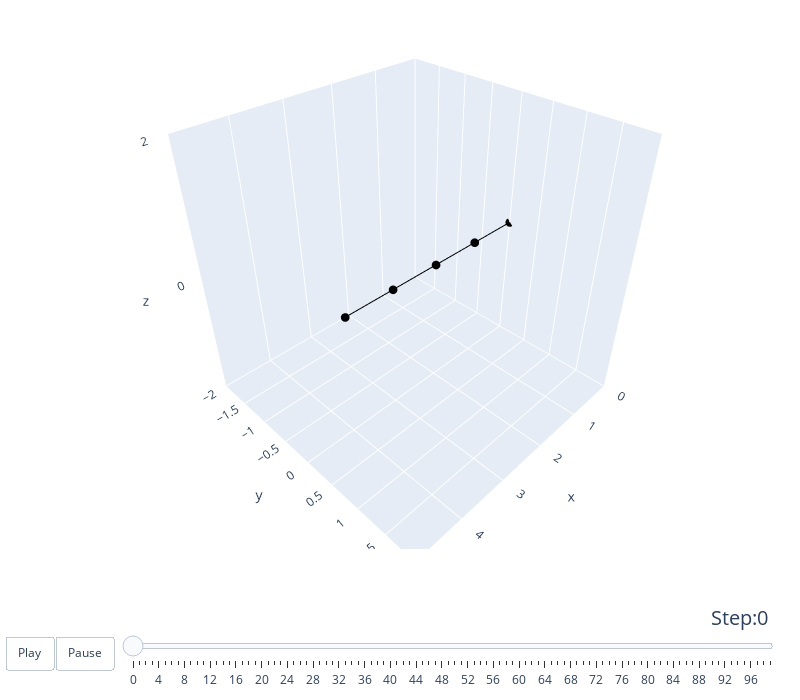

The notebook cell this image was saved under:
### Code cell
fig_dict = {
    'frames': [],
}

sliders_dict = {
    "active": 0,
    "yanchor": "top",
    "xanchor": "left",
    "currentvalue": {
        "font": {"size": 20},
        "prefix": "Step:",
        "visible": True,
        "xanchor": "right"
    },
    "transition": {"duration": 10, "easing": "cubic-in-out"},
    "pad": {"b": 10, "t": 50},
    "len": 0.9,
    "x": 0.1,
    "y": 0,
    "steps": []
}

fig_dict['layout'] = go.Layout(
    width=800,
    height=700,
    hoverdistance=-1,
    hovermode='closest',
    scene = dict(
        xaxis = dict(range=[0,5]), 
        yaxis = dict(range=[-2,2]), 
        zaxis = dict(range=[-2,2]),
        aspectratio=dict(x=1, y=1, z=1),
    ),
    margin=dict(r=20, l=5, b=5, t=5),
    updatemenus=[{'buttons':[
            {
                "args": [None, {"frame": {"duration": 10, "redraw": True},
                                "fromcurrent": True, "transition": {"duration": 10,
                                                                    "easing": "quadratic-in-out"}}],
                "label": "Play",
                "method": "animate"
            },
            {
                "args": [[None], {"frame": {"duration": 0, "redraw": True},
                                  "mode": "immediate",
                                  "transition": {"duration": 0}}],
                "label": "Pause",
                "method": "animate"
            }
        ],
        'direction': 'left',
        "pad": {"r": 10, "t": 87},
        "showactive": False,
        "type": "buttons",
        "x": 0.1,
        "xanchor": "right",
        "y": 0,
        "yanchor": "top"
    }],
    
)

for i in range(N): 
    data=go.Scatter3d(
        x=coords[i][:, 0], y=coords[i][:, 1], z=coords[i][:, 2],
        marker=dict(
            size=3,
            color='black',
        ),
        line=dict(
            color='black',
            width=2
        )
    )
    frame = dict(data=data, name=str(i))
    if i == 0: 
        fig_dict['data'] = [data]
    fig_dict['frames'].append(frame)
    slider_step = {"args": [[i],
        {"frame": {"duration": 300, "redraw": True},
         "mode": "immediate",
         "transition": {"duration": 300}}
    ],
        "label": str(i),
        "method": "animate"}
    sliders_dict["steps"].append(slider_step)

fig_dict["layout"]["sliders"] = [sliders_dict]

fig = go.Figure(fig_dict)

fig.show()

### Figure 1 — Plotly figure (JSON) as saved in the notebook; plotly's stock layout.template omitted (floating-point values rounded to 4 significant figures)
{"data": [{"line": {"color": "black", "width": 2}, "marker": {"color": "black", "size": 3}, "type": "scatter3d", "x": [0, 1, 2, 3, 4], "y": [0, 0, 0, 0, 0], "z": [0, 0, -2.449e-16, -7.348e-16, -1.47e-15]}], "layout": {"height": 700, "hoverdistance": -1, "hovermode": "closest", "margin": {"b": 5, "l": 5, "r": 20, "t": 5}, "scene": {"aspectratio": {"x": 1, "y": 1, "z": 1}, "xaxis": {"range": [0, 5]}, "yaxis": {"range": [-2, 2]}, "zaxis": {"range": [-2, 2]}}, "sliders": [{"active": 0, "currentvalue": {"font": {"size": 20}, "prefix": "Step:", "visible": true, "xanchor": "right"}, "len": 0.9, "pad": {"b": 10, "t": 50}, "steps": [{"args": [[0], {"frame": {"duration": 300, "redraw": true}, "mode": "immediate", "transition": {"duration": 300}}], "label": "0", "method": "animate"}, {"args": [[1], {"frame": {"duration": 300, "redraw": true}, "mode": "immediate", "transition": {"duration": 300}}], "label": "1", "method": "animate"}, {"args": [[2], {"frame": {"duration": 300, "redraw": true}, "mode": "immediate", "transition": {"duration": 300}}], "label": "2", "method": "animate"}, {"args": [[3], {"frame": {"duration": 300, "redraw": true}, "mode": "immediate", "transition": {"duration": 300}}], "label": "3", "method": "animate"}, {"args": [[4], {"frame": {"duration": 300, "redraw": true}, "mode": "immediate", "transition": {"duration": 300}}], "label": "4", "method": "animate"}, {"args": [[5], {"frame": {"duration": 300, "redraw": true}, "mode": "immediate", "transition": {"duration": 300}}], "label": "5", "method": "animate"}, {"args": [[6], {"frame": {"duration": 300, "redraw": true}, "mode": "immediate", "transition": {"duration": 300}}], "label": "6", "method": "animate"}, {"args": [[7], {"frame": {"duration": 300, "redraw": true}, "mode": "immediate", "transition": {"duration": 300}}], "label": "7", "method": "animate"}, {"args": [[8], {"frame": {"duration": 300, "redraw": true}, "mode": "immediate", "transition": {"duration": 300}}], "label": "8", "method": "animate"}, {"args": [[9], {"frame": {"duration": 300, "redraw": true}, "mode": "immediate", "transition": {"duration": 300}}], "label": "9", "method": "animate"}, {"args": [[10], {"frame": {"duration": 300, "redraw": true}, "mode": "immediate", "transition": {"duration": 300}}], "label": "10", "method": "animate"}, {"args": [[11], {"frame": {"duration": 300, "redraw": true}, "mode": "immediate", "transition": {"duration": 300}}], "label": "11", "method": "animate"}, {"args": [[12], {"frame": {"duration": 300, "redraw": true}, "mode": "immediate", "transition": {"duration": 300}}], "label": "12", "method": "animate"}, {"args": [[13], {"frame": {"duration": 300, "redraw": true}, "mode": "immediate", "transition": {"duration": 300}}], "label": "13", "method": "animate"}, {"args": [[14], {"frame": {"duration": 300, "redraw": true}, "mode": "immediate", "transition": {"duration": 300}}], "label": "14", "method": "animate"}, {"args": [[15], {"frame": {"duration": 300, "redraw": true}, "mode": "immediate", "transition": {"duration": 300}}], "label": "15", "method": "animate"}, {"args": [[16], {"frame": {"duration": 300, "redraw": true}, "mode": "immediate", "transition": {"duration": 300}}], "label": "16", "method": "animate"}, {"args": [[17], {"frame": {"duration": 300, "redraw": true}, "mode": "immediate", "transition": {"duration": 300}}], "label": "17", "method": "animate"}, {"args": [[18], {"frame": {"duration": 300, "redraw": true}, "mode": "immediate", "transition": {"duration": 300}}], "label": "18", "method": "animate"}, {"args": [[19], {"frame": {"duration": 300, "redraw": true}, "mode": "immediate", "transition": {"duration": 300}}], "label": "19", "method": "animate"}, {"args": [[20], {"frame": {"duration": 300, "redraw": true}, "mode": "immediate", "transition": {"duration": 300}}], "label": "20", "method": "animate"}, {"args": [[21], {"frame": {"duration": 300, "redraw": true}, "mode": "immediate", "transition": {"duration": 300}}], "label": "21", "method": "animate"}, {"args": [[22], {"frame": {"duration": 300, "redraw": true}, "mode": "immediate", "transition": {"duration": 300}}], "label": "22", "method": "animate"}, {"args": [[23], {"frame": {"duration": 300, "redraw": true}, "mode": "immediate", "transition": {"duration": 300}}], "label": "23", "method": "animate"}, {"args": [[24], {"frame": {"duration": 300, "redraw": true}, "mode": "immediate", "transition": {"duration": 300}}], "label": "24", "method": "animate"}, {"args": [[25], {"frame": {"duration": 300, "redraw": true}, "mode": "immediate", "transition": {"duration": 300}}], "label": "25", "method": "animate"}, {"args": [[26], {"frame": {"duration": 300, "redraw": true}, "mode": "immediate", "transition": {"duration": 300}}], "label": "26", "method": "animate"}, {"args": [[27], {"frame": {"duration": 300, "redraw": true}, "mode": "immediate", "transition": {"duration": 300}}], "label": "27", "method": "animate"}, {"args": [[28], {"frame": {"duration": 300, "redraw": true}, "mode": "immediate", "transition": {"duration": 300}}], "label": "28", "method": "animate"}, {"args": [[29], {"frame": {"duration": 300, "redraw": true}, "mode": "immediate", "transition": {"duration": 300}}], "label": "29", "method": "animate"}, {"args": [[30], {"frame": {"duration": 300, "redraw": true}, "mode": "immediate", "transition": {"duration": 300}}], "label": "30", "method": "animate"}, {"args": [[31], {"frame": {"duration": 300, "redraw": true}, "mode": "immediate", "transition": {"duration": 300}}], "label": "31", "method": "animate"}, {"args": [[32], {"frame": {"duration": 300, "redraw": true}, "mode": "immediate", "transition": {"duration": 300}}], "label": "32", "method": "animate"}, {"args": [[33], {"frame": {"duration": 300, "redraw": true}, "mode": "immediate", "transition": {"duration": 300}}], "label": "33", "method": "animate"}, {"args": [[34], {"frame": {"duration": 300, "redraw": true}, "mode": "immediate", "transition": {"duration": 300}}], "label": "34", "method": "animate"}, {"args": [[35], {"frame": {"duration": 300, "redraw": true}, "mode": "immediate", "transition": {"duration": 300}}], "label": "35", "method": "animate"}, {"args": [[36], {"frame": {"duration": 300, "redraw": true}, "mode": "immediate", "transition": {"duration": 300}}], "label": "36", "method": "animate"}, {"args": [[37], {"frame": {"duration": 300, "redraw": true}, "mode": "immediate", "transition": {"duration": 300}}], "label": "37", "method": "animate"}, {"args": [[38], {"frame": {"duration": 300, "redraw": true}, "mode": "immediate", "transition": {"duration": 300}}], "label": "38", "method": "animate"}, {"args": [[39], {"frame": {"duration": 300, "redraw": true}, "mode": "immediate", "transition": {"duration": 300}}], "label": "39", "method": "animate"}, {"args": [[40], {"frame": {"duration": 300, "redraw": true}, "mode": "immediate", "transition": {"duration": 300}}], "label": "40", "method": "animate"}, {"args": [[41], {"frame": {"duration": 300, "redraw": true}, "mode": "immediate", "transition": {"duration": 300}}], "label": "41", "method": "animate"}, {"args": [[42], {"frame": {"duration": 300, "redraw": true}, "mode": "immediate", "transition": {"duration": 300}}], "label": "42", "method": "animate"}, {"args": [[43], {"frame": {"duration": 300, "redraw": true}, "mode": "immediate", "transition": {"duration": 300}}], "label": "43", "method": "animate"}, {"args": [[44], {"frame": {"duration": 300, "redraw": true}, "mode": "immediate", "transition": {"duration": 300}}], "label": "44", "method": "animate"}, {"args": [[45], {"frame": {"duration": 300, "redraw": true}, "mode": "immediate", "transition": {"duration": 300}}], "label": "45", "method": "animate"}, {"args": [[46], {"frame": {"duration": 300, "redraw": true}, "mode": "immediate", "transition": {"duration": 300}}], "label": "46", "method": "animate"}, {"args": [[47], {"frame": {"duration": 300, "redraw": true}, "mode": "immediate", "transition": {"duration": 300}}], "label": "47", "method": "animate"}, {"args": [[48], {"frame": {"duration": 300, "redraw": true}, "mode": "immediate", "transition": {"duration": 300}}], "label": "48", "method": "animate"}, {"args": [[49], {"frame": {"duration": 300, "redraw": true}, "mode": "immediate", "transition": {"duration": 300}}], "label": "49", "method": "animate"}, {"args": [[50], {"frame": {"duration": 300, "redraw": true}, "mode": "immediate", "transition": {"duration": 300}}], "label": "50", "method": "animate"}, {"args": [[51], {"frame": {"duration": 300, "redraw": true}, "mode": "immediate", "transition": {"duration": 300}}], "label": "51", "method": "animate"}, {"args": [[52], {"frame": {"duration": 300, "redraw": true}, "mode": "immediate", "transition": {"duration": 300}}], "label": "52", "method": "animate"}, {"args": [[53], {"frame": {"duration": 300, "redraw": true}, "mode": "immediate", "transition": {"duration": 300}}], "label": "53", "method": "animate"}, {"args": [[54], {"frame": {"duration": 300, "redraw": true}, "mode": "immediate", "transition": {"duration": 300}}], "label": "54", "method": "animate"}, {"args": [[55], {"frame": {"duration": 300, "redraw": true}, "mode": "immediate", "transition": {"duration": 300}}], "label": "55", "method": "animate"}, {"args": [[56], {"frame": {"duration": 300, "redraw": true}, "mode": "immediate", "transition": {"duration": 300}}], "label": "56", "method": "animate"}, {"args": [[57], {"frame": {"duration": 300, "redraw": true}, "mode": "immediate", "transition": {"duration": 300}}], "label": "57", "method": "animate"}, {"args": [[58], {"frame": {"duration": 300, "redraw": true}, "mode": "immediate", "transition": {"duration": 300}}], "label": "58", "method": "animate"}, {"args": [[59], {"frame": {"duration": 300, "redraw": true}, "mode": "immediate", "transition": {"duration": 300}}], "label": "59", "method": "animate"}, {"args": [[60], {"frame": {"duration": 300, "redraw": true}, "mode": "immediate", "transition": {"duration": 300}}], "label": "60", "method": "animate"}, {"args": [[61], {"frame": {"duration": 300, "redraw": true}, "mode": "immediate", "transition": {"duration": 300}}], "label": "61", "method": "animate"}, {"args": [[62], {"frame": {"duration": 300, "redraw": true}, "mode": "immediate", "transition": {"duration": 300}}], "label": "62", "method": "animate"}, {"args": [[63], {"frame": {"duration": 300, "redraw": true}, "mode": "immediate", "transition": {"duration": 300}}], "label": "63", "method": "animate"}, {"args": [[64], {"frame": {"duration": 300, "redraw": true}, "mode": "immediate", "transition": {"duration": 300}}], "label": "64", "method": "animate"}, {"args": [[65], {"frame": {"duration": 300, "redraw": true}, "mode": "immediate", "transition": {"duration": 300}}], "label": "65", "method": "animate"}, {"args": [[66], {"frame": {"duration": 300, "redraw": true}, "mode": "immediate", "transition": {"duration": 300}}], "label": "66", "method": "animate"}, {"args": [[67], {"frame": {"duration": 300, "redraw": true}, "mode": "immediate", "transition": {"duration": 300}}], "label": "67", "method": "animate"}, {"args": [[68], {"frame": {"duration": 300, "redraw": true}, "mode": "immediate", "transition": {"duration": 300}}], "label": "68", "method": "animate"}, {"args": [[69], {"frame": {"duration": 300, "redraw": true}, "mode": "immediate", "transition": {"duration": 300}}], "label": "69", "method": "animate"}, {"args": [[70], {"frame": {"duration": 300, "redraw": true}, "mode": "immediate", "transition": {"duration": 300}}], "label": "70", "method": "animate"}, {"args": [[71], {"frame": {"duration": 300, "redraw": true}, "mode": "immediate", "transition": {"duration": 300}}], "label": "71", "method": "animate"}, {"args": [[72], {"frame": {"duration": 300, "redraw": true}, "mode": "immediate", "transition": {"duration": 300}}], "label": "72", "method": "animate"}, {"args": [[73], {"frame": {"duration": 300, "redraw": true}, "mode": "immediate", "transition": {"duration": 300}}], "label": "73", "method": "animate"}, {"args": [[74], {"frame": {"duration": 300, "redraw": true}, "mode": "immediate", "transition": {"duration": 300}}], "label": "74", "method": "animate"}, {"args": [[75], {"frame": {"duration": 300, "redraw": true}, "mode": "immediate", "transition": {"duration": 300}}], "label": "75", "method": "animate"}, {"args": [[76], {"frame": {"duration": 300, "redraw": true}, "mode": "immediate", "transition": {"duration": 300}}], "label": "76", "method": "animate"}, {"args": [[77], {"frame": {"duration": 300, "redraw": true}, "mode": "immediate", "transition": {"duration": 300}}], "label": "77", "method": "animate"}, {"args": [[78], {"frame": {"duration": 300, "redraw": true}, "mode": "immediate", "transition": {"duration": 300}}], "label": "78", "method": "animate"}, {"args": [[79], {"frame": {"duration": 300, "redraw": true}, "mode": "immediate", "transition": {"duration": 300}}], "label": "79", "method": "animate"}, {"args": [[80], {"frame": {"duration": 300, "redraw": true}, "mode": "immediate", "transition": {"duration": 300}}], "label": "80", "method": "animate"}, {"args": [[81], {"frame": {"duration": 300, "redraw": true}, "mode": "immediate", "transition": {"duration": 300}}], "label": "81", "method": "animate"}, {"args": [[82], {"frame": {"duration": 300, "redraw": true}, "mode": "immediate", "transition": {"duration": 300}}], "label": "82", "method": "animate"}, {"args": [[83], {"frame": {"duration": 300, "redraw": true}, "mode": "immediate", "transition": {"duration": 300}}], "label": "83", "method": "animate"}, {"args": [[84], {"frame": {"duration": 300, "redraw": true}, "mode": "immediate", "transition": {"duration": 300}}], "label": "84", "method": "animate"}, {"args": [[85], {"frame": {"duration": 300, "redraw": true}, "mode": "immediate", "transition": {"duration": 300}}], "label": "85", "method": "animate"}, {"args": [[86], {"frame": {"duration": 300, "redraw": true}, "mode": "immediate", "transition": {"duration": 300}}], "label": "86", "method": "animate"}, {"args": [[87], {"frame": {"duration": 300, "redraw": true}, "mode": "immediate", "transition": {"duration": 300}}], "label": "87", "method": "animate"}, {"args": [[88], {"frame": {"duration": 300, "redraw": true}, "mode": "immediate", "transition": {"duration": 300}}], "label": "88", "method": "animate"}, {"args": [[89], {"frame": {"duration": 300, "redraw": true}, "mode": "immediate", "transition": {"duration": 300}}], "label": "89", "method": "animate"}, {"args": [[90], {"frame": {"duration": 300, "redraw": true}, "mode": "immediate", "transition": {"duration": 300}}], "label": "90", "method": "animate"}, {"args": [[91], {"frame": {"duration": 300, "redraw": true}, "mode": "immediate", "transition": {"duration": 300}}], "label": "91", "method": "animate"}, {"args": [[92], {"frame": {"duration": 300, "redraw": true}, "mode": "immediate", "transition": {"duration": 300}}], "label": "92", "method": "animate"}, {"args": [[93], {"frame": {"duration": 300, "redraw": true}, "mode": "immediate", "transition": {"duration": 300}}], "label": "93", "method": "animate"}, {"args": [[94], {"frame": {"duration": 300, "redraw": true}, "mode": "immediate", "transition": {"duration": 300}}], "label": "94", "method": "animate"}, {"args": [[95], {"frame": {"duration": 300, "redraw": true}, "mode": "immediate", "transition": {"duration": 300}}], "label": "95", "method": "animate"}, {"args": [[96], {"frame": {"duration": 300, "redraw": true}, "mode": "immediate", "transition": {"duration": 300}}], "label": "96", "method": "animate"}, {"args": [[97], {"frame": {"duration": 300, "redraw": true}, "mode": "immediate", "transition": {"duration": 300}}], "label": "97", "method": "animate"}, {"args": [[98], {"frame": {"duration": 300, "redraw": true}, "mode": "immediate", "transition": {"duration": 300}}], "label": "98", "method": "animate"}, {"args": [[99], {"frame": {"duration": 300, "redraw": true}, "mode": "immediate", "transition": {"duration": 300}}], "label": "99", "method": "animate"}], "transition": {"duration": 10, "easing": "cubic-in-out"}, "x": 0.1, "xanchor": "left", "y": 0, "yanchor": "top"}], "updatemenus": [{"buttons": [{"args": [null, {"frame": {"duration": 10, "redraw": true}, "fromcurrent": true, "transition": {"duration": 10, "easing": "quadratic-in-out"}}], "label": "Play", "method": "animate"}, {"args": [[null], {"frame": {"duration": 0, "redraw": true}, "mode": "immediate", "transition": {"duration": 0}}], "label": "Pause", "method": "animate"}], "direction": "left", "pad": {"r": 10, "t": 87}, "showactive": false, "type": "buttons", "x": 0.1, "xanchor": "right", "y": 0, "yanchor": "top"}], "width": 800}}
